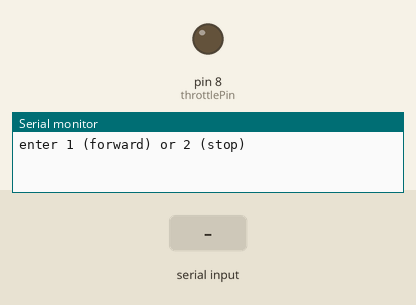
Recording of a sketch running on a simulated Arduino Uno, built with avr-gcc and run on an emulated ATmega328P. On the bench: output pins drawn as LEDs (lit = HIGH), the last lines printed to the serial monitor. The inputs (shaded band) are chosen by the test bench.

Above: at 1.2 s.
1.3 s: "1\n" received over Serial
At 3.0 s:
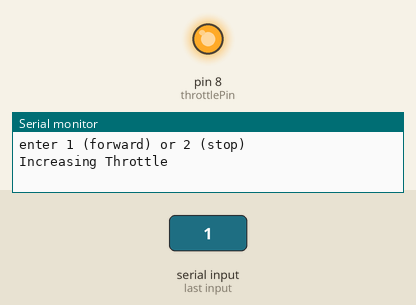
4.0 s: "2\n" received over Serial
At 5.5 s:
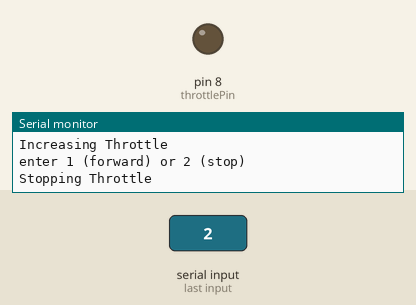
Timing chart, 0 to 7.0 s (numbered marks = the images above; inputs shaded):
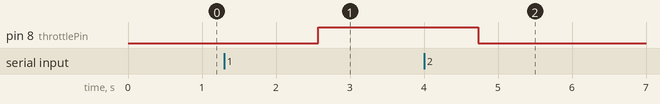

The sketch:

brushedMotor.ino
```cpp
int throttlePin = 8;
int state = 4;
int max = 200;
void setup() {
  // put your setup code here, to run once:
//  pinmode(throttlePin, OUTPUT);
  Serial.begin(9600);
}

void loop() {
  // put your main code here, to run repeatedly:(CODE FOR THE BRUSHED DC)
  //do a repeating throttle loop
  Serial.println("enter 1 (forward) or 2 (stop)");
  while (Serial.available() == 0) {
  }
  state = Serial.parseInt();
  switch (state) {
    case 1:
      Serial.println("Increasing Throttle");
      for (int i = 1; i <= max; i++) {
        analogWrite(throttlePin, i); //increase the throttle
        delay(10);
      }

      break;
    case 2:
      Serial.println("Stopping Throttle");
      for (int i = max; i > 0; i--) {
        analogWrite(throttlePin, i);
        delay(10);
      }
      break;

  }

}
```

Measured:
- after the input at 1.3 s, pin 8 (throttlePin): LOW → HIGH after 1.3 s
- after the input at 4.0 s, pin 8 (throttlePin): HIGH → LOW after 0.73 s
